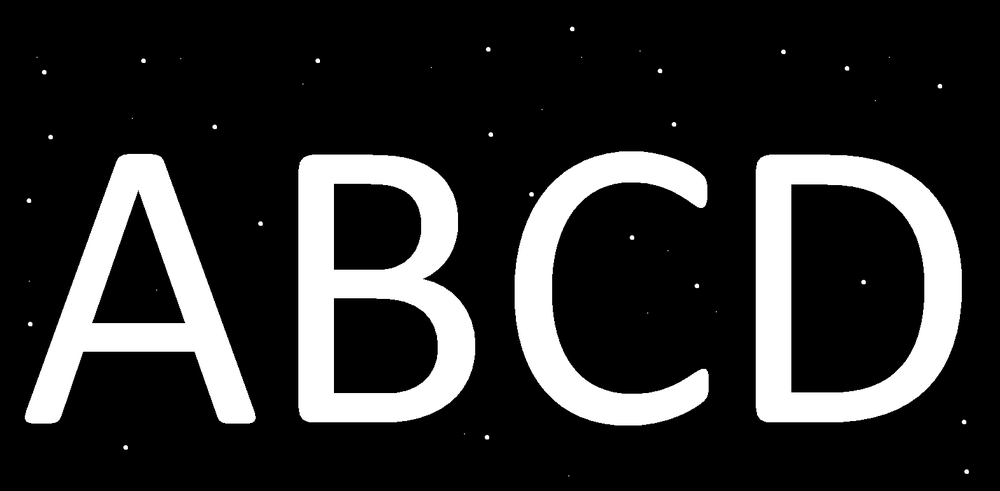
#> input picture noisebg1.png, 1000 x 491 px, shrunk from 1572 x 772 before the run, found by its file name
$ jupyter execute 24-Morphological-Operators.ipynb   (shell and % lines are left out)
#> lines starting #> are read from the running program, lines starting #| are printed output that depends on the picture
# Morphological Operators

[cell 1]
import cv2
import numpy as np
import matplotlib.pyplot as plt

[cell 2]
img = cv2.imread('../DATA/noisebg1.png',0)
#> img is the input picture: shape (491, 1000); min 0, max 255, mean 46.7

[cell 3]
def display_img(img):
    fig = plt.figure(figsize=(12,10))
    ax = fig.add_subplot(111)
    ax.imshow(img,cmap='gray')

[cell 4]
display_img(img)

[cell 5]
np.ones((10,10),np.uint8)

[cell 6]
kernel = np.ones((10,10),np.uint8)
opening = cv2.morphologyEx(img, cv2.MORPH_OPEN, kernel)
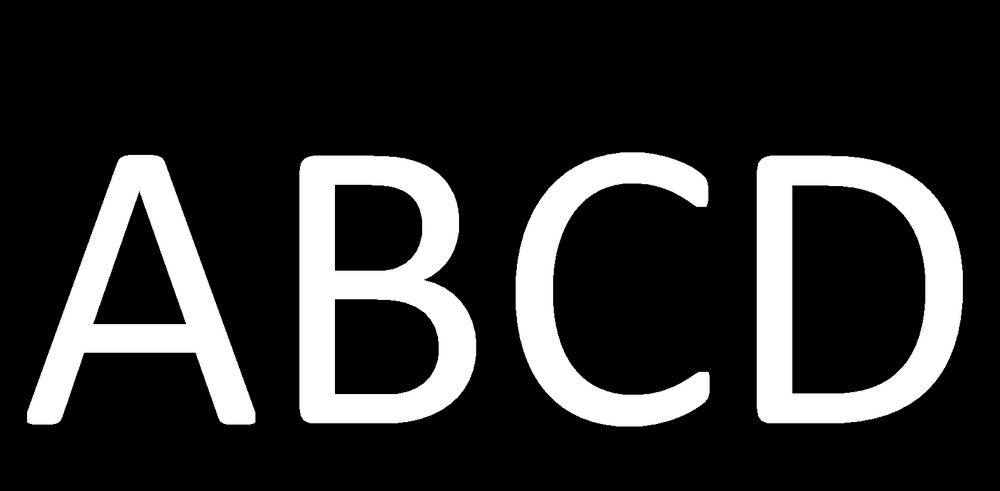
#> opening: shape (491, 1000); min 0, max 255, mean 46.4
display_img(opening)

[cell 7]
img = cv2.imread('../DATA/noisefg.png',0)
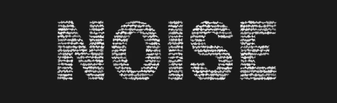
#> input picture noisefg.PNG, 337 x 103 px, shrunk from 530 x 162 before the run, found by its file name
#> img: shape (103, 337); min 2, max 255, mean 47.9

[cell 8]
def display_img(img):
    fig = plt.figure(figsize=(12,10))
    ax = fig.add_subplot(111)
    ax.imshow(img,cmap='gray')

[cell 9]
display_img(img)

[cell 10]
kernel = np.ones((10,10),np.uint8)
closing = cv2.morphologyEx(img, cv2.MORPH_CLOSE, kernel)
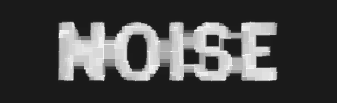
#> closing: shape (103, 337); min 26, max 255, mean 71.5
display_img(closing)
